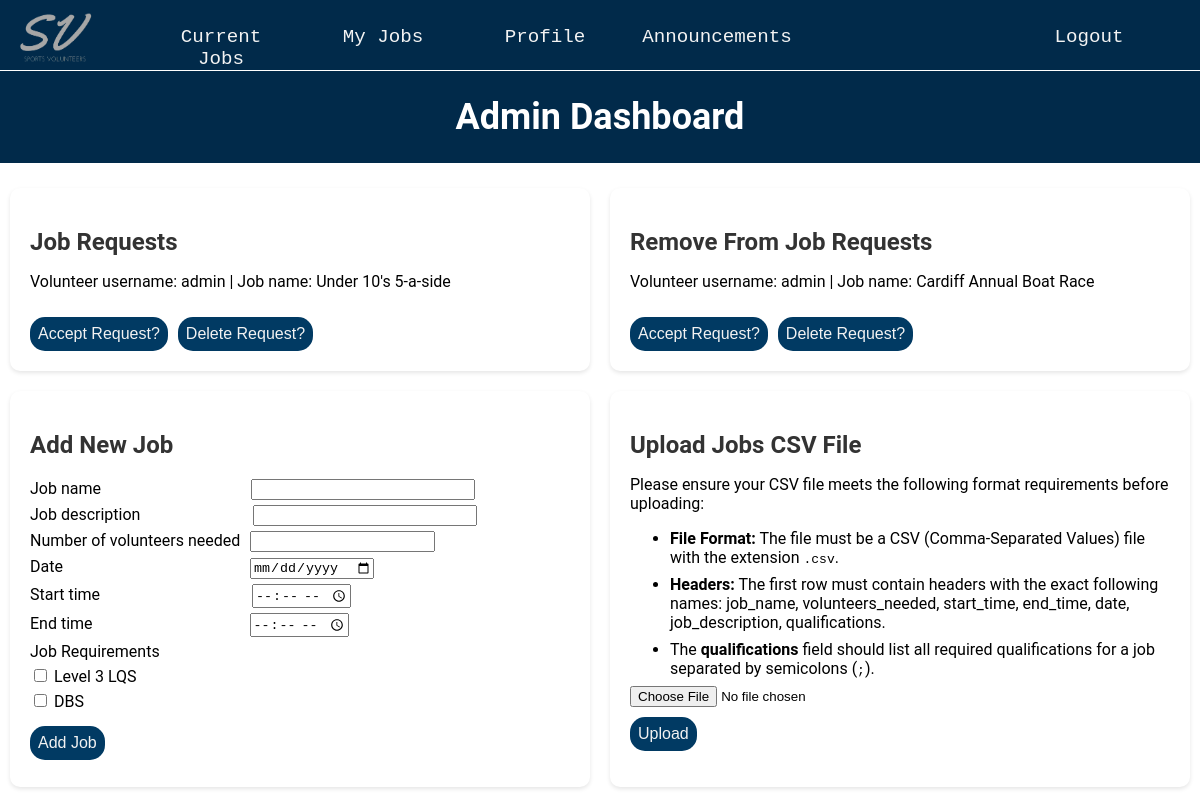
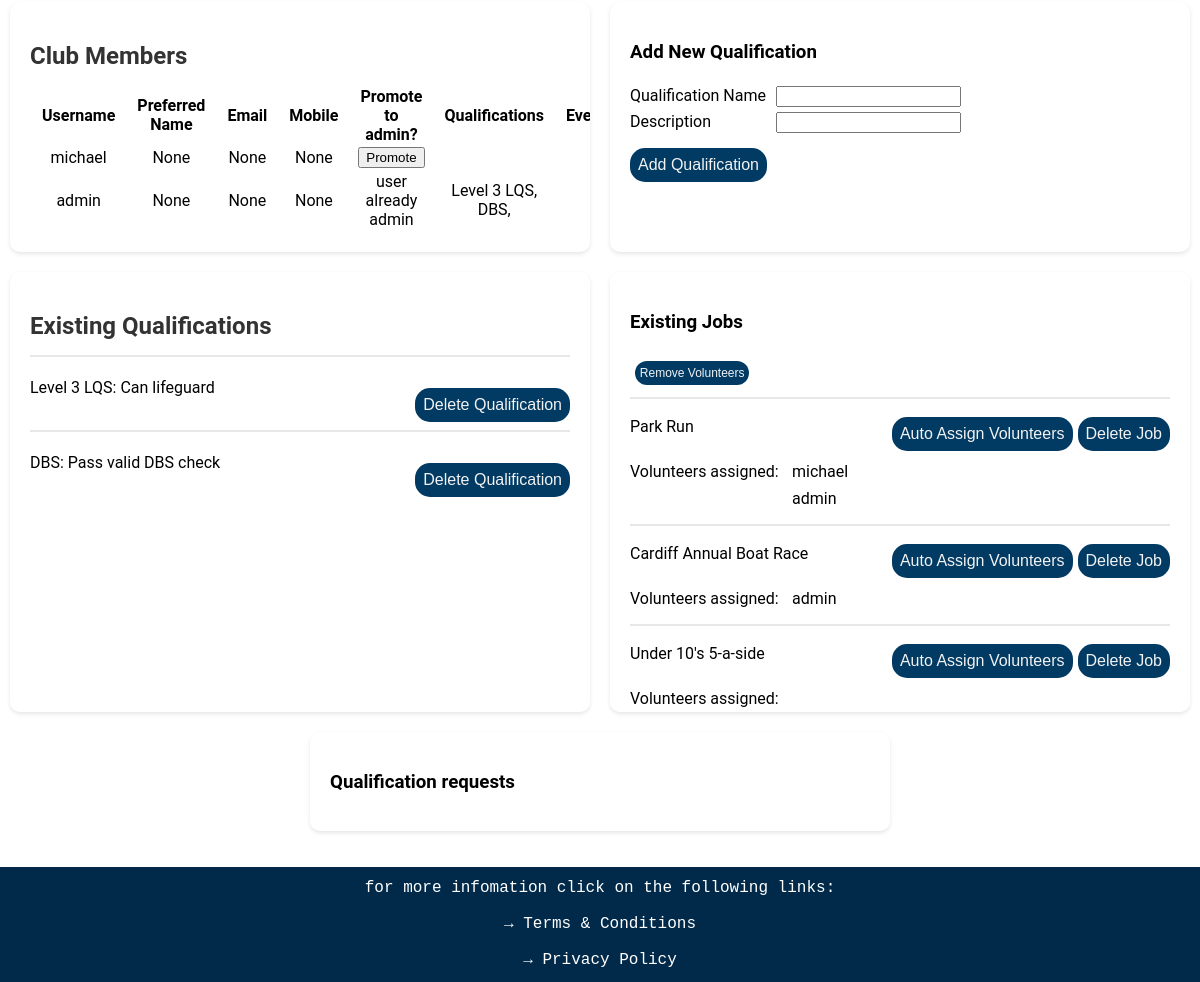
The page /admin on the database its author committed (2 pictures, top to bottom).
### website/databases.py (models this page shows, shortened)
class Requests(UserMixin, db.Model):
    __tablename__ = 'requests'
    request_id = db.Column(db.Integer, primary_key=True, autoincrement=True)
    user_id = db.Column(db.Integer, db.ForeignKey('users.user_id'))
    job_id = db.Column(db.Integer, db.ForeignKey('jobs.job_id'))
    user = db.relationship('User', backref=db.backref('users', lazy='subquery'))
    job = db.relationship('Jobs', backref=db.backref('jobs', lazy='subquery'))

class User(UserMixin, db.Model):
    __tablename__ = 'users'
    user_id = db.Column(db.Integer, primary_key=True, autoincrement=True)
    username = db.Column(db.String(16), index=True, unique=True)
    password_hash = db.Column(db.String(64))
    email = db.Column(db.String(30))
    mobile = db.Column(db.String(15))
    preferred_name = db.Column(db.String(15))
    dob = db.Column(db.String(11))
    address = db.Column(db.String(50))
    jobs_completed = db.Column(db.Integer)
    admin = db.Column(db.Boolean)
    details = db.Column(db.String(255))
    qualifications = db.relationship('Qualification', secondary=user_qualifications,
                                     backref=db.backref('users', lazy='subquery'))
    jobs = db.relationship('Jobs', secondary='user_job_link',
                           backref=db.backref('assigned_users', lazy='dynamic'))

class Jobs(UserMixin, db.Model):
    __tablename__ = 'jobs'
    job_id = db.Column(db.Integer, primary_key=True)
    job_name = db.Column(db.String(20))
    volunteers_needed = db.Column(db.Integer)
    volunteers_needed_left = db.Column(db.Integer)
    start_time = db.Column(db.String(20))
    end_time = db.Column(db.String(20))
    date = db.Column(db.String(20))
    job_description = db.Column(db.String(300))
    job_qualifications = db.relationship('Qualification', secondary=job_requirements,
                                         backref=db.backref('required_for_jobs', lazy='subquery'))

class RemoveRequests(UserMixin, db.Model):
    __tablename__ = 'remove_requests'
    remove_request_id = db.Column(db.Integer, primary_key=True, autoincrement=True)
    user_id = db.Column(db.Integer, db.ForeignKey('users.user_id'))
    job_id = db.Column(db.Integer, db.ForeignKey('jobs.job_id'))
    user = db.relationship('User', backref=db.backref('remove_requests', lazy='subquery'))
    job = db.relationship('Jobs', backref=db.backref('remove_requests', lazy='subquery'))

class Qualification(UserMixin, db.Model):
    __tablename__ = 'qualification'
    qualifications_id = db.Column(db.Integer, primary_key=True, autoincrement=True)
    qualification_name = db.Column(db.String(300))
    qualification_description = db.Column(db.String(300))

### website/routes.py (the view, shortened to what this page needs)
@app.route('/admin', methods=['GET', 'POST'])
def admin():
    users = User.query.order_by(desc(User.jobs_completed)).all()
    qualifications = Qualification.query.all()
    new_job_form = newJobForm()
    jobs = Jobs.query.all()
    user_job_link = UserJobLink.query.all()
    requests = Requests.query.join(User).order_by(User.jobs_completed).all()
    qualification_requests = QualificationRequests.query.join(User).all()
    remove_requests = RemoveRequests.query.join(User).order_by(User.jobs_completed).all()
    new_job_form.job_requirements.choices = [(q.qualifications_id, q.qualification_name) for q in qualifications]
    qualification_form = QualificationForm()
    return render_template('admin.html', users=users, new_job_form=new_job_form, qualification_form=qualification_form,
                           qualifications=qualifications, requests = requests, remove_requests = remove_requests,
                           jobs = jobs, user_job_link = user_job_link, all_users = User,
                           prescription_level = prescription_level, qualification_requests = qualification_requests)

### website/forms.py
class newJobForm(FlaskForm):
    job_name = StringField('Job name', validators=[input_required()])
    job_description = StringField('Job description', validators=[input_required()])
    volunteers_needed = IntegerField('Number of volunteers needed', validators=[input_required(), NumberRange(min=0)])
    start_time = TimeField('Start time', validators=[input_required()])
    end_time = TimeField('End time', validators=[input_required()])
    date = DateField('Date', validators=[input_required()], format='%Y-%m-%d')
    job_requirements = MultiCheckboxField('Job Requirements', coerce=int)
    submit = SubmitField('Add Job')

class QualificationForm(FlaskForm):
    qualification_name = StringField('Qualification Name', validators=[input_required()])
    qualification_description = StringField('Description', validators=[input_required()])
    submit = SubmitField('Add Qualification')

### website/templates/admin.html (shortened to what this page needs)
{% extends "layout.html" %}
{% block page_content %}
<div class="p-title-box-admin">
    <h1 class = 'profile-title'>Admin Dashboard</h1>
</div>
<div class="admin-container">
    <div class="admin-box admin-scrollable-box">
        <h2>Job Requests</h2>
        {% for request in requests %}
        <div>
            <p>Volunteer username: {{ request.user.username }} | Job name: {{ request.job.job_name }}</p>
            <div class="admin-job-request">
                <form method="post">
                    <input type="submit" value="Accept Request?" class='admin-button'>
                </form>
                <form method="post" onclick="return confirm('Are you sure you want to delete this request?');">
                    <input type="submit" value="Delete Request?" class='admin-button'>
                </form>
            </div>
        </div>
        {% endfor %}
    </div>
    <div class="admin-box admin-scrollable-box">
        <h2>Remove From Job Requests</h2>
        {% for remove_request in remove_requests %}
        <div>
            <p>Volunteer username: {{ remove_request.user.username }} | Job name: {{ remove_request.job.job_name }}</p>
            <div class="admin-job-request">
                <form method="post">
                    <input type="submit" value="Accept Request?" class='admin-button'>
                </form>
                <form method="post" onclick="return confirm('Are you sure you want to delete this request?');">
                    <input type="submit" value="Delete Request?" class='admin-button'>
                </form>
            </div>
        </div>
        {% endfor %}
    </div>
    <div class="admin-box">
        <h2>Add New Job</h2>
        <div class="admin-new-job">
        <form action="" method="POST">
            <div>
                {{ new_job_form.job_name.label }} {{ new_job_form.job_name(class="admin-new-job-name") }}
            </div>
            <div>
                {{ new_job_form.job_description.label }} {{ new_job_form.job_description(class="admin-new-job-desc") }}
            </div>
            <div>
                {{ new_job_form.volunteers_needed.label }} {{ new_job_form.volunteers_needed(class="admin-new-job-vol") }}
            </div>
            <div>
                {{ new_job_form.date.label }} {{ new_job_form.date(class="admin-new-job-date") }}
            </div>
            <div>
                {{ new_job_form.start_time.label }} {{ new_job_form.start_time(class="admin-new-job-stime") }}
            </div>
            <div>
                {{ new_job_form.end_time.label }} {{ new_job_form.end_time(class="admin-new-job-etime") }}
            </div>
            <div>
                {{ new_job_form.job_requirements.label }}
                {% for subfield in new_job_form.job_requirements %}
                <div>
                    {{ subfield }} {{ subfield.label }}
                </div>
                {% endfor %}
            </div>
            <div>
                {{ new_job_form.submit(class='admin-button') }}
            </div>
        </form>
        </div>
    </div>
    <div class="admin-box">
        <h2>Upload Jobs CSV File</h2>
        {% if prescription_level == 'free' %}
        upgrade to premium to unlock this feature
        {% else %}
        <div class="upload-instructions">
            <p>Please ensure your CSV file meets the following format requirements before uploading:</p>
            <ul>
                <li class="upload-instructions-li"><strong>File Format:</strong> The file must be a CSV (Comma-Separated Values) file with the extension <code>.csv</code>.</li>
                <li class="upload-instructions-li"><strong>Headers:</strong> The first row must contain headers with the exact following names: job_name, volunteers_needed, start_time, end_time, date, job_description, qualifications.</li>
                <li class="upload-instructions-li">The <strong>qualifications</strong> field should list all required qualifications for a job separated by semicolons (<code>;</code>).</li>
            </ul>
            <form method="POST" action="/upload_jobs" enctype="multipart/form-data">
                <input type="file" name="file">
                <input type="submit" value="Upload" class="admin-button">
            </form>
        </div>
        {% endif %}
    </div>
    <div class="admin-box admin-scrollable-box">
        <h2>Club Members</h2>
        <table class="admin-club-member">
            <thead class="admin-club-table">
                <tr>
                    <th>Username</th>
                    <th>Preferred Name</th>
                    <th>Email</th>
                    <th>Mobile</th>
                    <th>Promote to admin?</th>
                    <th>Qualifications</th>
                    <th>Events</th>
                </tr>
            </thead>
            <tbody>
            {% for user in users %}
            <tr>
                <td>{{ user.username }}</td>
                <td>{{ user.preferred_name }}</td>
                <td>{{ user.email }}</td>
                <td>{{ user.mobile }}</td>
                {% if not user.admin %}
                <td>
                    <div>
                        <form method="post" onclick="return confirm('Are you sure you want to promote user to an admin?');">
                            <input type="submit" value="Promote" class="class='admin-button'">
                        </form>
                    </div>
                </td>
                {% else %}
                <td>user already admin</td>
                {% endif %}
                <td>{% for qualification in user.qualifications %}
                    {{ qualification.qualification_name }},
                    {% endfor %}
                </td>
                <td>{{ user.events }}</td>
            </tr>
            {% endfor %}
            </tbody>
        </table>
    </div>
    <div class="admin-box">
        <h3>Add New Qualification</h3>
        <form action="" method="POST">
            <div class="admin-new-qual">
                <div>
                    {{ qualification_form.qualification_name.label }} {{ qualification_form.qualification_name(class="admin-new-qual-name") }}
                </div>
                <div>
                    {{ qualification_form.qualification_description.label }} {{ qualification_form.qualification_description(class="admin-new-qualdesc") }}
                </div>
                <div>
                    {{ qualification_form.submit(class='admin-button') }}
                </div>
            </div>
        </form>
    </div>
    <div class="admin-box admin-scrollable-box">
        <h2>Existing Qualifications</h2>
        {% for qualification in qualifications %}
        <div class="admin-qual">
        <hr>
        <div>
            <p>{{ qualification.qualification_name }}: {{ qualification.qualification_description }}</p>
            <div>
                <form method = "post" action="{{ url_for('delete_qualification', qualifications_id=qualification.qualifications_id) }}" onclick="return confirm('Are you sure you want to delete this qualification?');">
                    <input type = "submit" value = "Delete Qualification" class='admin-button'>
                </form>
            </div>
        </div>
        </div>
        {% endfor %}
    </div>
    <div class="admin-box admin-scrollable-box">
        <h3>Existing Jobs</h3>
        <button class='remove-volunteer-button' onclick="showRemoveButtons()">Remove Volunteers</button>
        {% for job in jobs %}
            <div class="admin-jobs">
                <hr>
                <div>
                    <p>{{ job.job_name }}</p>
                    <div>
                        {% if not prescription_level == 'free' %}
                        <form method = "post">
                            <input type = "submit" value = "Auto Assign Volunteers" class='admin-button'>
                        </form>
                        {% endif %}
                        <form method = "post" action="{{ url_for('delete_job', job_id=job.job_id) }}" onclick="return confirm('Are you sure you want to delete this job?');">
                            <input type = "submit" value = "Delete Job" class='admin-button'>
                        </form>
                    </div>
                </div>
                <div class='volunteers-assigned-flex'>
                    <div class='volunteers-assigned-item'>Volunteers assigned:</div>
                    <div class='volunteers-assigned-item column'>
                    {% for user_job in user_job_link %}
                        {% if user_job.job_id == job.job_id %}
                            <div class='volunteers-delete-item'>
                                {{ all_users.query.filter_by(user_id = user_job.user_id).first().username }}
                            </div>
                        {% endif %}
                    {% endfor %}
                    </div>
                </div>
            </div>
            {% endfor %}
    </div>
    <div class="admin-box admin-scrollable-box">
        <h3>Qualification requests</h3>
    </div>
</div>
{% endblock %}

### website/static/styles.css (style rules this page uses)
li { float: left; }
.profile-title, .timetable-title { text-align: center; font-size: 3vw; color: white; }
.p-title-box-admin { background-color: #012A4A; padding: 1px; margin-bottom: 25px; border-top: 1px solid white; }
.admin-container { display: flex; flex-wrap: wrap; justify-content: space-around; margin-top: 20px; }
.admin-box { background-color: #ffffff; border-radius: 10px; box-shadow: 0 2px 4px rgba(0,0,0,0.1); width: 45%; margin-bottom: 20px; padding: 20px; }
.admin-button { display: block; margin-top: 10px; font-size: 2vh; background-color: #013A63; color: #F2F2F2; border: none; outline: none; cursor: pointer; padding: 0.5rem; border-radius: 15px; }
.upload-instructions-li { margin-bottom: 0.5rem; }
.admin-scrollable-box { max-height: 400px; overflow: auto; }
.admin-box h2 { color: #333; margin-bottom: 15px; }
.admin-job-request { display: flex; justify-content:flex-start; }
.admin-job-request form { margin-right: 10px; }
.admin-new-job div, .admin-new-qual div { padding-top:5px; }
.admin-new-job-name, .admin-new-job-desc { width: 40%; margin-left:146px; max-width:40%; }
.admin-new-job-desc { margin-left:109px; }
.admin-new-job-vol, .admin-new-qual-name { margin-left: 6px; }
.admin-new-job-stime { margin-left:148px; }
.admin-new-job-etime { margin-left:153px; }
.admin-new-job-date { margin-left:183px; }
.admin-club-member tr:nth-child(n+1) { text-align: center; }
.admin-club-member div { display: inline-block; }
.admin-club-table th { padding:0px 10px; }
.admin-new-qualdesc { margin-left: 61px; }
.admin-qual hr, .admin-jobs hr { border: 0.1px solid #e8e8e8; }
.admin-qual p, .admin-jobs p { width: 80%; word-wrap: break-word; margin-top:10px; }
.admin-jobs p { width: 70%; }
.admin-qual div, .admin-jobs div { display: flex; }
.admin-qual div:nth-last-child(-n+1), .admin-jobs div:nth-child(3) { justify-content: flex-end; margin-top:7px; padding-top:3px; }
.admin-jobs form:nth-last-child(-n+1) { margin-left:5px; }
.upload-instructions { margin-bottom: 1rem; }
.volunteers-assigned-flex { display: flex; max-width: 60%; }
.volunteers-assigned-item { flex: 50%; }
.column { flex-direction: column; }
.volunteers-delete-item { flex: 50%; margin-bottom: 0.5rem; }
.remove-volunteer-button { display: inline-block; margin: 10px 0 4px 5px; font-size: 1vw; background-color: #013A63; color: #F2F2F2; border: none; outline: none; cursor: pointer; border-radius: 15px; padding: 0.3rem; }

### rows shown on the page
Requests: user.username "admin", job.job_name "Under 10's 5-a-side"
RemoveRequests: user.username "admin", job.job_name "Cardiff Annual Boat Race"
User: username "michael", preferred_name "None", email "None", mobile "None", query.filter_by "michael"
User: username "admin", preferred_name "None", email "None", mobile "None", admin "user already admin", query.filter_by "admin"
Qualification: qualification_name "Level 3 LQS", qualification_description "Can lifeguard"
Qualification: qualification_name "DBS", qualification_description "Pass valid DBS check"
Jobs: job_name "Park Run"
Jobs: job_name "Cardiff Annual Boat Race"
Jobs: job_name "Under 10's 5-a-side"

### other values the page prints
{{ new_job_form.job_name.label }} "Job name"
{{ new_job_form.job_description.label }} "Job description"
{{ new_job_form.volunteers_needed.label }} "Number of volunteers needed"
{{ new_job_form.date.label }} "Date"
{{ new_job_form.start_time.label }} "Start time"
{{ new_job_form.end_time.label }} "End time"
{{ new_job_form.job_requirements.label }} "Job Requirements"
{{ subfield.label }} "Level 3 LQS" "DBS"
{{ qualification_form.qualification_name.label }} "Qualification Name"
{{ qualification_form.qualification_description.label }} "Description"
